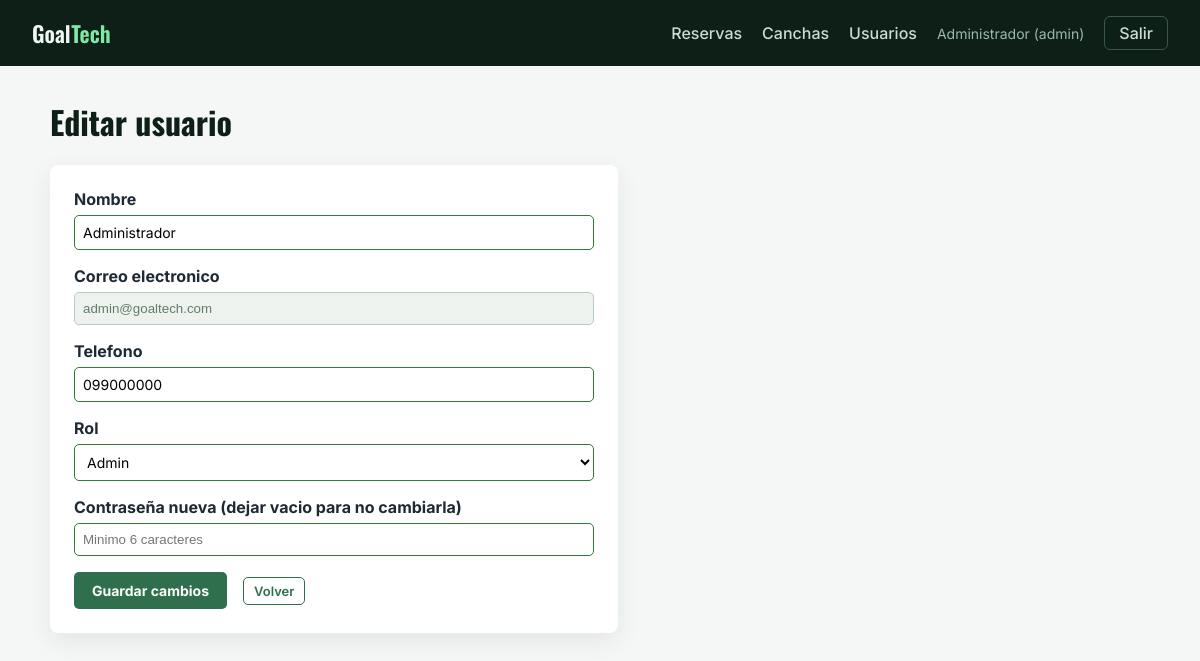
/GestorDeCanchaDeFutbol/app/views/admin_usuario_form.php?id=1 (signed in), run on the app's committed database.
### tables this page shows
CREATE TABLE usuarios(
    id INT AUTO_INCREMENT PRIMARY KEY,                   
    nombre VARCHAR(50) NOT NULL,                         
    email VARCHAR(100) NOT NULL UNIQUE,                  
    telefono VARCHAR(20) NOT NULL,                       
    password VARCHAR(255) NOT NULL,                      
    rol ENUM('cliente','admin') NOT NULL DEFAULT 'cliente',  
    created_at TIMESTAMP DEFAULT CURRENT_TIMESTAMP       
);

### GestorDeCanchaDeFutbol/app/includes/auth.php (called while the page is built, shortened)
<?php
function h($texto)
{
    return htmlspecialchars((string)$texto, ENT_QUOTES, "UTF-8");
}
function estaLogueado()
{
    return isset($_SESSION["usuario_id"]);
}
function esAdmin()
{
    return estaLogueado() && ($_SESSION["usuario_rol"] ?? "") === "admin";
}

### GestorDeCanchaDeFutbol/app/models/Usuario.php (called while the page is built, shortened)
<?php
class Usuario
{
    private $conexion;
    public function __construct($conexion)
    {
        $this->conexion = $conexion;
    }
    public function buscarPorId($id)
    {
        $stmt = $this->conexion->prepare("SELECT * FROM usuarios WHERE id = :id");
        $stmt->execute([":id" => $id]);
        return $stmt->fetch();
    }
}

### GestorDeCanchaDeFutbol/app/views/admin_usuario_form.php (the view, shortened to what this page needs)
<?php
require_once __DIR__ . "/../includes/auth.php";
require_once __DIR__ . "/../../config/conexion.php";
require_once __DIR__ . "/../models/Usuario.php";
$usuarioModelo = new Usuario($conexion);
$id = (int)($_GET["id"] ?? $_POST["id"] ?? 0);
$usuario = $id > 0 ? $usuarioModelo->buscarPorId($id) : null;
$vNombre = $_POST["nombre"] ?? ($usuario["nombre"] ?? "");
$vEmail = $_POST["email"] ?? ($usuario["email"] ?? "");
$vTelefono = $_POST["telefono"] ?? ($usuario["telefono"] ?? "");
$vRol = $_POST["rol"] ?? ($usuario["rol"] ?? "cliente");
require __DIR__ . "/../includes/header.php";
?>
<h1 class="panel-titulo"><?php echo $usuario ? "Editar usuario" : "Nuevo usuario"; ?></h1>
<section class="tarjeta tarjeta-angosta">
    <form class="formulario-panel" action="admin_usuario_form.php" method="post">
        <div class="campo">
            <label for="nombre">Nombre</label>
            <input type="text" id="nombre" name="nombre" value="<?php echo h($vNombre); ?>" required>
        </div>
        <div class="campo">
            <label for="email">Correo electronico</label>
            <input type="email" id="email" name="email" value="<?php echo h($vEmail); ?>" <?php echo $usuario ? "disabled" : "required"; ?>>
        </div>
        <div class="campo">
            <label for="telefono">Telefono</label>
            <input type="text" id="telefono" name="telefono" value="<?php echo h($vTelefono); ?>" required>
        </div>
        <div class="campo">
            <label for="rol">Rol</label>
            <select id="rol" name="rol">
                <option value="admin" <?php echo $vRol === "admin" ? "selected" : ""; ?>>Admin</option>
            </select>
        </div>
        <div class="campo">
            <label for="password"><?php echo $usuario ? "Contraseña nueva (dejar vacio para no cambiarla)" : "Contraseña"; ?></label>
            <input type="password" id="password" name="password" <?php echo $usuario ? "" : "required"; ?> placeholder="Minimo 6 caracteres">
        </div>
        <div class="fila">
            <button class="boton-panel" type="submit"><?php echo $usuario ? "Guardar cambios" : "Crear usuario"; ?></button>
            <a class="boton-chico" href="admin_usuarios.php">Volver</a>
        </div>
    </form>
</section>
<?php require __DIR__ . "/../includes/footer.php"; ?>

### GestorDeCanchaDeFutbol/app/includes/header.php (shortened to what this page needs)
<!DOCTYPE html>
<html lang="es">
<head>
    <link rel="stylesheet" href="../../css/estilo.css">
    <link rel="stylesheet" href="../../css/panel.css">
</head>
<body class="panel">
    <header class="barra">
        <a class="barra-logo" href="dashboard.php">Goal<span>Tech</span></a>
        <nav class="barra-nav">
            <?php if (esAdmin()) { ?>
                <a href="admin_reservas.php">Reservas</a>
                <a href="admin_canchas.php">Canchas</a>
                <a href="admin_usuarios.php">Usuarios</a>
            <?php } else { ?>
                <a href="dashboard.php">Mis reservas</a>
            <?php } ?>
            <span class="barra-usuario"><?php echo h($_SESSION["usuario_nombre"] ?? ""); ?> (<?php echo h($_SESSION["usuario_rol"] ?? ""); ?>)</span>
            <a class="barra-salir" href="logout.php">Salir</a>
        </nav>
    </header>
    <main class="panel-contenido">

### GestorDeCanchaDeFutbol/css/estilo.css (style rules this page uses)
.campo { display: flex; flex-direction: column; gap: 6px; }
.campo label { font-weight: bold; }
.campo input { padding: 8px; border: 1px solid #2e7d32; border-radius: 5px; transition: border-color 0.2s ease, box-shadow 0.2s ease; }
body { margin: 0; font-family: Arial, sans-serif; color: #1f2933; }

### GestorDeCanchaDeFutbol/css/panel.css (style rules this page uses)
body.panel { background-color: #f4f7f5; font-family: 'Inter', Arial, sans-serif; min-height: 100vh; }
.barra { display: flex; justify-content: space-between; align-items: center; flex-wrap: wrap; gap: 12px; padding: 16px 32px; background-color: #0d1f16; }
.barra-logo { font-family: 'Oswald', Arial, sans-serif; font-size: 22px; font-weight: 600; color: #eef7f1; text-decoration: none; }
.barra-logo span { color: #7ee8a4; }
.barra-nav { display: flex; align-items: center; flex-wrap: wrap; gap: 20px; }
.barra-nav a { color: #c9ddd0; text-decoration: none; font-weight: 500; transition: color 0.2s ease; }
.barra-usuario { color: #9db8a9; font-size: 14px; }
.barra-nav .barra-salir { border: 1px solid #3a5a48; border-radius: 6px; padding: 6px 14px; }
.panel-contenido { max-width: 1100px; margin: 0 auto; padding: 32px 24px 64px; }
.panel-titulo { font-family: 'Oswald', Arial, sans-serif; font-size: 32px; margin: 0 0 20px; color: #0d1f16; }
.tarjeta { background-color: white; border-radius: 8px; padding: 24px; box-shadow: 0 8px 24px rgba(31, 41, 51, 0.08); }
.tarjeta-angosta { max-width: 520px; }
.formulario-panel { display: flex; flex-direction: column; gap: 16px; }
.fila { display: flex; gap: 16px; align-items: center; flex-wrap: wrap; }
.formulario-panel .campo { flex: 1; min-width: 150px; }
.campo select, .campo input[type="date"], .campo input[type="number"], .campo input[type="text"] { padding: 8px; border: 1px solid #2e7d32; border-radius: 5px; font-family: inherit; font-size: 14px; background-color: white; }
.campo input:disabled { background-color: #eef2ef; border-color: #b9c9bf; color: #5f7f68; }
.boton-panel { font-weight: bold; background-color: #2f6f4e; color: white; padding: 10px 18px; border: none; border-radius: 5px; cursor: pointer; text-decoration: none; font-family: inherit; font-size: 14px; transition: background-color 0.2s ease, transform 0.2s ease; }
.boton-chico { display: inline-block; background-color: white; color: #2f6f4e; border: 1px solid #2f6f4e; border-radius: 5px; padding: 5px 10px; font-size: 13px; font-weight: 600; font-family: inherit; cursor: pointer; text-decoration: none; }

### data on the page
usuarios: rol "admin", nombre "Administrador", email "admin@goaltech.com", telefono "099000000", rol "Admin"

### other printed values
$_SESSION["usuario_nombre"] "Administrador"
